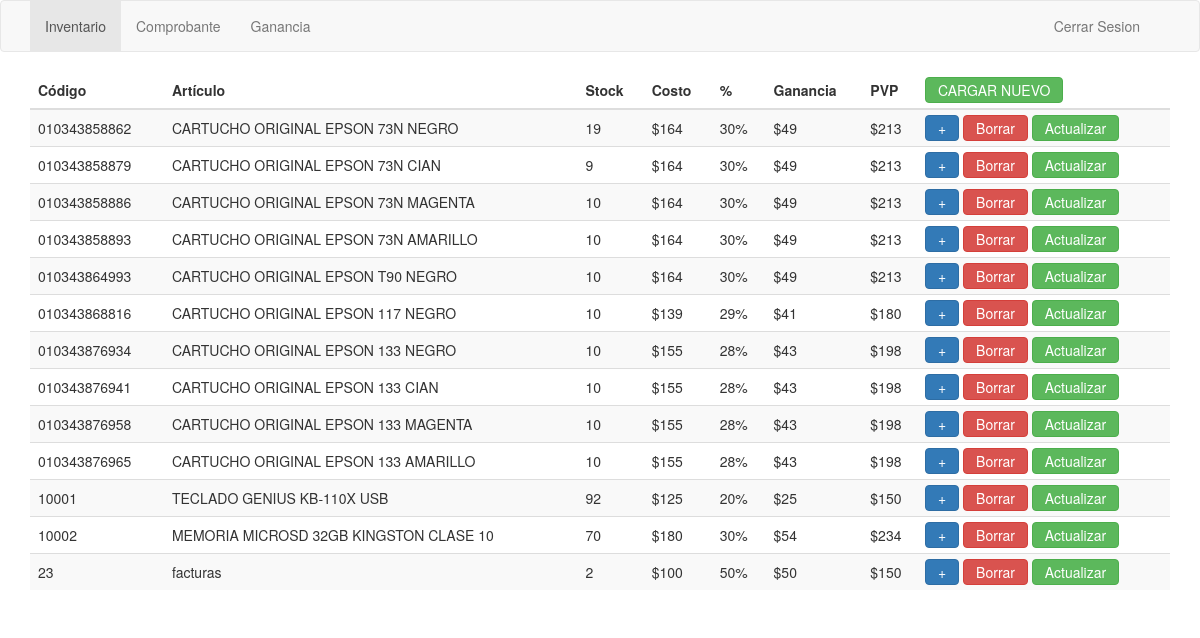
Page /sistema/inventario.php (signed in) on the committed database.
### tables this page shows
CREATE TABLE `inventario` (
  `codigo` varchar(14) NOT NULL,
  `descripcion` varchar(50) NOT NULL,
  `stock` int(3) NOT NULL,
  `costo` int(5) NOT NULL,
  `pvp` int(5) NOT NULL
);

### sistema/inventario.php (the view, shortened to what this page needs)
<?php
$link = mysqli_connect("localhost", "root", "", "sistema");
?>
<!DOCTYPE html>
<html lang="en">
  <head>
    <link href="css/bootstrap.css" rel="stylesheet">
    <link href="css/grid.css" rel="stylesheet">
  </head>
  <body>
    <nav class="navbar navbar-default">
      <div class="container">
        <div id="navbar">
          <ul class="nav navbar-nav">
            <li class="active"><a href="inventario.php">Inventario</a></li>
            <li><a href="comprobante.php">Comprobante</a></li>
            <li><a href="ganancia.php">Ganancia</a></li>
          </ul>
          <ul class="nav navbar-nav navbar-right">
            <li><a href="logout.php">Cerrar Sesion</a></li>
            <li><a>
            </a></li>
          </ul>
        </div>
      </div>
    </nav>
    <div class="container">
          <div class="table-responsive">
            <table class="table table-striped">
              <thead>
                <tr>
                  <th>Código</th>
                  <th>Artículo</th>
                  <th>Stock</th>
                  <th>Costo</th>
                  <th>%</th>
                  <th>Ganancia</th>
                  <th>PVP</th>
                  <th style="padding:5px"><a href="cargar.php" type="button" class="btn btn-success">CARGAR NUEVO</a></th>
                </tr>
              </thead>
              <tbody>
<?php
$result = mysqli_query($link, "SELECT * FROM inventario");
if (mysqli_num_rows($result) > 0) {
    while($row = mysqli_fetch_array($result, MYSQLI_ASSOC)) {
echo'
                <tr>
                  <td>'.$row['codigo'].'</td>
                  <td>'.$row['descripcion'].'</td>
                  <td>'.$row['stock'].'</td>
                  <td>$'.$row['costo'].'</td>
                  <td>'.round(($row['pvp'] - $row['costo']) * 100 / $row['costo']).'%</td>
                  <td>$'.($row['pvp'] - $row['costo']).'</td>
                  <td>$'.$row['pvp'].'</td>
                  <td style="padding:5px">
                    <form method="post" style="display: inline">
                    <input type="hidden" name="codigodebarras" value="'.$row['codigo'].'"/>
                    <input value="+" type="submit" class="btn btn-primary dontprint">
                    </form>
                    <form method="post" style="display: inline">
                    <input type="hidden" name="codigo" value="'.$row['codigo'].'"/>
                    <input value="Borrar" type="submit" name="borrar" class="btn btn-danger" onclick="return confirm(\'Estas seguro que querés borrar '.$row['descripcion'].'?\')">
                    </form>
                    <a href="actualizar.php?codigo=' . $row['codigo'] . '" type="button" class="btn btn-success">Actualizar</a>
                  </td>
                </tr>';
}
}
?>
              </tbody>
            </table>
          </div>
        </div>
  </body>
</html>

### rows in the picture
inventario: codigo "010343858862", descripcion "CARTUCHO ORIGINAL EPSON 73N NEGRO", stock "19", costo "164", ($row['pvp'] - $row['costo']) * 100 / $row['costo'] "30", $row['pvp'] - $row['costo'] "49", pvp "213"
inventario: codigo "010343858879", descripcion "CARTUCHO ORIGINAL EPSON 73N CIAN", stock "9", costo "164", ($row['pvp'] - $row['costo']) * 100 / $row['costo'] "30", $row['pvp'] - $row['costo'] "49", pvp "213"
inventario: codigo "010343858886", descripcion "CARTUCHO ORIGINAL EPSON 73N MAGENTA", stock "10", costo "164", ($row['pvp'] - $row['costo']) * 100 / $row['costo'] "30", $row['pvp'] - $row['costo'] "49", pvp "213"
inventario: codigo "010343858893", descripcion "CARTUCHO ORIGINAL EPSON 73N AMARILLO", stock "10", costo "164", ($row['pvp'] - $row['costo']) * 100 / $row['costo'] "30", $row['pvp'] - $row['costo'] "49", pvp "213"
inventario: codigo "010343864993", descripcion "CARTUCHO ORIGINAL EPSON T90 NEGRO", stock "10", costo "164", ($row['pvp'] - $row['costo']) * 100 / $row['costo'] "30", $row['pvp'] - $row['costo'] "49", pvp "213"
inventario: codigo "010343868816", descripcion "CARTUCHO ORIGINAL EPSON 117 NEGRO", stock "10", costo "139", ($row['pvp'] - $row['costo']) * 100 / $row['costo'] "29", $row['pvp'] - $row['costo'] "41", pvp "180"
inventario: codigo "010343876934", descripcion "CARTUCHO ORIGINAL EPSON 133 NEGRO", stock "10", costo "155", ($row['pvp'] - $row['costo']) * 100 / $row['costo'] "28", $row['pvp'] - $row['costo'] "43", pvp "198"
inventario: codigo "010343876941", descripcion "CARTUCHO ORIGINAL EPSON 133 CIAN", stock "10", costo "155", ($row['pvp'] - $row['costo']) * 100 / $row['costo'] "28", $row['pvp'] - $row['costo'] "43", pvp "198"
inventario: codigo "010343876958", descripcion "CARTUCHO ORIGINAL EPSON 133 MAGENTA", stock "10", costo "155", ($row['pvp'] - $row['costo']) * 100 / $row['costo'] "28", $row['pvp'] - $row['costo'] "43", pvp "198"
inventario: codigo "010343876965", descripcion "CARTUCHO ORIGINAL EPSON 133 AMARILLO", stock "10", costo "155", ($row['pvp'] - $row['costo']) * 100 / $row['costo'] "28", $row['pvp'] - $row['costo'] "43", pvp "198"
inventario: codigo "10001", descripcion "TECLADO GENIUS KB-110X USB", stock "92", costo "125", ($row['pvp'] - $row['costo']) * 100 / $row['costo'] "20", $row['pvp'] - $row['costo'] "25", pvp "150"
inventario: codigo "10002", descripcion "MEMORIA MICROSD 32GB KINGSTON CLASE 10", stock "70", costo "180", ($row['pvp'] - $row['costo']) * 100 / $row['costo'] "30", $row['pvp'] - $row['costo'] "54", pvp "234"
inventario: codigo "23", descripcion "facturas", stock "2", costo "100", ($row['pvp'] - $row['costo']) * 100 / $row['costo'] "50", $row['pvp'] - $row['costo'] "50", pvp "150"
